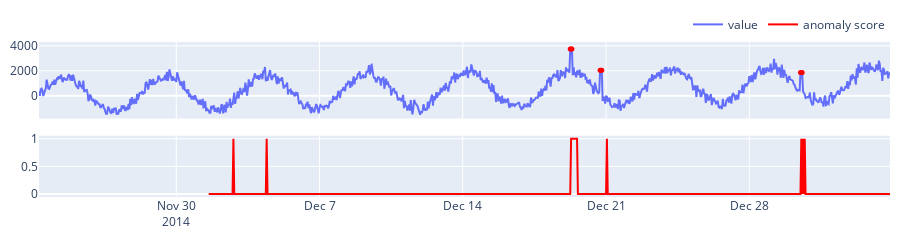

Notebook code cell kept with this figure:
### Markdown cell above
## TDigest Calibrator

It reports the scores that beyond `percentile_up` and below `percentile_down` as anomalies.

### Code cell
from streamad.util import StreamGenerator, UnivariateDS, plot
from streamad.model import KNNDetector
from streamad.process import TDigestCalibrator


ds = UnivariateDS()
stream = StreamGenerator(ds.data)
detector = KNNDetector()
calibrator = TDigestCalibrator(percentile_up=99, percentile_down=0)

scores = []

for x in stream.iter_item():
    score = detector.fit_score(x)
    normalized_score = calibrator.normalize(score)
    scores.append(normalized_score)

data, label, date, features = ds.data, ds.label, ds.date, ds.features
plot(data=data,scores=scores,date=date,features=features,label=label)

### Figure 1 — Plotly figure (JSON) as saved in the notebook; plotly's stock layout.template omitted (floating-point values rounded to 4 significant figures; data arrays with more than 128 entries replaced by an {"elided": "..."} marker saying what was removed)
{"data": [{"name": "value", "type": "scatter", "x": {"elided": "999 str values"}, "xaxis": "x", "y": {"elided": "999 float values"}, "yaxis": "y"}, {"marker": {"color": "red", "size": 5}, "mode": "markers", "showlegend": false, "type": "scatter", "x": ["2014-12-19 06:00:00", "2014-12-19 07:00:00", "2014-12-19 08:00:00", "2014-12-20 17:00:00", "2014-12-20 18:00:00", "2014-12-20 19:00:00", "2014-12-30 12:00:00", "2014-12-30 13:00:00", "2014-12-30 14:00:00"], "xaxis": "x", "y": [3756.0, 3756.0, 3756.0, 2042.0, 2042.0, 2042.0, 1866.0, 1866.0, 1866.0], "yaxis": "y"}, {"marker": {"color": "red"}, "name": "anomaly score", "type": "scatter", "x": {"elided": "999 str values"}, "xaxis": "x2", "y": {"elided": "999 int values"}, "yaxis": "y2"}], "layout": {"height": 180, "legend": {"orientation": "h", "x": 1, "xanchor": "right", "y": 1.02, "yanchor": "bottom"}, "margin": {"b": 10, "l": 10, "r": 10, "t": 10}, "xaxis": {"anchor": "y", "domain": [0, 1], "matches": "x2", "showticklabels": false}, "xaxis2": {"anchor": "y2", "domain": [0, 1]}, "yaxis": {"anchor": "x", "domain": [0.5062, 1]}, "yaxis2": {"anchor": "x2", "domain": [0, 0.3951]}}}
